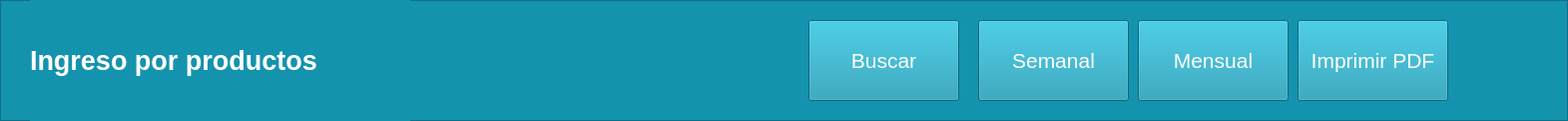
   <widget class="QFrame" name="frame">
    <property name="geometry">
     <rect>
      <x>401</x>
      <y>0</y>
      <width>1571</width>
      <height>121</height>
     </rect>
    </property>
    <property name="styleSheet">
     <string notr="true">background-color: rgb(20, 147, 174);</string>
    </property>
    <property name="frameShape">
     <enum>QFrame::StyledPanel</enum>
    </property>
    <property name="frameShadow">
     <enum>QFrame::Raised</enum>
    </property>
    <widget class="QPushButton" name="botImpPDF">
     <property name="geometry">
      <rect>
       <x>1300</x>
       <y>20</y>
       <width>151</width>
       <height>81</height>
      </rect>
     </property>
     <property name="palette">
      <palette>
       <active>
        <colorrole role="Button">
         <brush brushstyle="SolidPattern">
          <color alpha="255">
           <red>20</red>
           <green>147</green>
           <blue>174</blue>
          </color>
         </brush>
        </colorrole>
        <colorrole role="Text">
         <brush brushstyle="SolidPattern">
          <color alpha="255">
           <red>255</red>
           <green>255</green>
           <blue>255</blue>
          </color>
         </brush>
        </colorrole>
        <colorrole role="ButtonText">
         <brush brushstyle="SolidPattern">
          <color alpha="255">
           <red>255</red>
           <green>255</green>
           <blue>255</blue>
          </color>
         </brush>
        </colorrole>
        <colorrole role="Base">
         <brush brushstyle="SolidPattern">
          <color alpha="255">
           <red>20</red>
           <green>147</green>
           <blue>174</blue>
          </color>
         </brush>
        </colorrole>
        <colorrole role="Window">
         <brush brushstyle="SolidPattern">
          <color alpha="255">
           <red>20</red>
           <green>147</green>
           <blue>174</blue>
          </color>
         </brush>
        </colorrole>
        <colorrole role="PlaceholderText">
         <brush brushstyle="SolidPattern">
          <color alpha="128">
           <red>255</red>
           <green>255</green>
           <blue>255</blue>
          </color>
         </brush>
        </colorrole>
       </active>
       <inactive>
        <colorrole role="Button">
         <brush brushstyle="SolidPattern">
          <color alpha="255">
           <red>20</red>
           <green>147</green>
           <blue>174</blue>
          </color>
         </brush>
        </colorrole>
        <colorrole role="Text">
         <brush brushstyle="SolidPattern">
          <color alpha="255">
           <red>255</red>
           <green>255</green>
           <blue>255</blue>
          </color>
         </brush>
        </colorrole>
        <colorrole role="ButtonText">
         <brush brushstyle="SolidPattern">
          <color alpha="255">
           <red>255</red>
           <green>255</green>
           <blue>255</blue>
          </color>
         </brush>
        </colorrole>
        <colorrole role="Base">
         <brush brushstyle="SolidPattern">
          <color alpha="255">
           <red>20</red>
           <green>147</green>
           <blue>174</blue>
          </color>
         </brush>
        </colorrole>
        <colorrole role="Window">
         <brush brushstyle="SolidPattern">
          <color alpha="255">
           <red>20</red>
           <green>147</green>
           <blue>174</blue>
          </color>
         </brush>
        </colorrole>
        <colorrole role="PlaceholderText">
         <brush brushstyle="SolidPattern">
          <color alpha="128">
           <red>255</red>
           <green>255</green>
           <blue>255</blue>
          </color>
         </brush>
        </colorrole>
       </inactive>
       <disabled>
        <colorrole role="Button">
         <brush brushstyle="SolidPattern">
          <color alpha="255">
           <red>20</red>
           <green>147</green>
           <blue>174</blue>
          </color>
         </brush>
        </colorrole>
        <colorrole role="Text">
         <brush brushstyle="SolidPattern">
          <color alpha="255">
           <red>120</red>
           <green>120</green>
           <blue>120</blue>
          </color>
         </brush>
        </colorrole>
        <colorrole role="ButtonText">
         <brush brushstyle="SolidPattern">
          <color alpha="255">
           <red>120</red>
           <green>120</green>
           <blue>120</blue>
          </color>
         </brush>
        </colorrole>
        <colorrole role="Base">
         <brush brushstyle="SolidPattern">
          <color alpha="255">
           <red>20</red>
           <green>147</green>
           <blue>174</blue>
          </color>
         </brush>
        </colorrole>
        <colorrole role="Window">
         <brush brushstyle="SolidPattern">
          <color alpha="255">
           <red>20</red>
           <green>147</green>
           <blue>174</blue>
          </color>
         </brush>
        </colorrole>
        <colorrole role="PlaceholderText">
         <brush brushstyle="SolidPattern">
          <color alpha="128">
           <red>0</red>
           <green>0</green>
           <blue>0</blue>
          </color>
         </brush>
        </colorrole>
       </disabled>
      </palette>
     </property>
     <property name="font">
      <font>
       <pointsize>16</pointsize>
      </font>
     </property>
     <property name="styleSheet">
      <string notr="true">background-color: rgb(20, 147, 174);
gridline-color: rgb(255, 255, 255);
border-bottom-color: rgb(255, 255, 255);
border-color: rgb(255, 255, 255);</string>
     </property>
     <property name="text">
      <string>Imprimir PDF</string>
     </property>
     <property name="icon">
      <iconset>
       <normaloff>../../Downloads/uco/POO/entornoVirtual/_92127008_thinkstockphotos-615094882.jpg</normaloff>../../Downloads/uco/POO/entornoVirtual/_92127008_thinkstockphotos-615094882.jpg</iconset>
     </property>
     <property name="iconSize">
      <size>
       <width>35</width>
       <height>30</height>
      </size>
     </property>
    </widget>
    <widget class="QPushButton" name="botInfMenPro">
     <property name="geometry">
      <rect>
       <x>1140</x>
       <y>20</y>
       <width>151</width>
       <height>81</height>
      </rect>
     </property>
     <property name="palette">
      <palette>
       <active>
        <colorrole role="Button">
         <brush brushstyle="SolidPattern">
          <color alpha="255">
           <red>20</red>
           <green>147</green>
           <blue>174</blue>
          </color>
         </brush>
        </colorrole>
        <colorrole role="Text">
         <brush brushstyle="SolidPattern">
          <color alpha="255">
           <red>255</red>
           <green>255</green>
           <blue>255</blue>
          </color>
         </brush>
        </colorrole>
        <colorrole role="ButtonText">
         <brush brushstyle="SolidPattern">
          <color alpha="255">
           <red>255</red>
           <green>255</green>
           <blue>255</blue>
          </color>
         </brush>
        </colorrole>
        <colorrole role="Base">
         <brush brushstyle="SolidPattern">
          <color alpha="255">
           <red>20</red>
           <green>147</green>
           <blue>174</blue>
          </color>
         </brush>
        </colorrole>
        <colorrole role="Window">
         <brush brushstyle="SolidPattern">
          <color alpha="255">
           <red>20</red>
           <green>147</green>
           <blue>174</blue>
          </color>
         </brush>
        </colorrole>
        <colorrole role="PlaceholderText">
         <brush brushstyle="SolidPattern">
          <color alpha="128">
           <red>255</red>
           <green>255</green>
           <blue>255</blue>
          </color>
         </brush>
        </colorrole>
       </active>
       <inactive>
        <colorrole role="Button">
         <brush brushstyle="SolidPattern">
          <color alpha="255">
           <red>20</red>
           <green>147</green>
           <blue>174</blue>
          </color>
         </brush>
        </colorrole>
        <colorrole role="Text">
         <brush brushstyle="SolidPattern">
          <color alpha="255">
           <red>255</red>
           <green>255</green>
           <blue>255</blue>
          </color>
         </brush>
        </colorrole>
        <colorrole role="ButtonText">
         <brush brushstyle="SolidPattern">
          <color alpha="255">
           <red>255</red>
           <green>255</green>
           <blue>255</blue>
          </color>
         </brush>
        </colorrole>
        <colorrole role="Base">
         <brush brushstyle="SolidPattern">
          <color alpha="255">
           <red>20</red>
           <green>147</green>
           <blue>174</blue>
          </color>
         </brush>
        </colorrole>
        <colorrole role="Window">
         <brush brushstyle="SolidPattern">
          <color alpha="255">
           <red>20</red>
           <green>147</green>
           <blue>174</blue>
          </color>
         </brush>
        </colorrole>
        <colorrole role="PlaceholderText">
         <brush brushstyle="SolidPattern">
          <color alpha="128">
           <red>255</red>
           <green>255</green>
           <blue>255</blue>
          </color>
         </brush>
        </colorrole>
       </inactive>
       <disabled>
        <colorrole role="Button">
         <brush brushstyle="SolidPattern">
          <color alpha="255">
           <red>20</red>
           <green>147</green>
           <blue>174</blue>
          </color>
         </brush>
        </colorrole>
        <colorrole role="Text">
         <brush brushstyle="SolidPattern">
          <color alpha="255">
           <red>120</red>
           <green>120</green>
           <blue>120</blue>
          </color>
         </brush>
        </colorrole>
        <colorrole role="ButtonText">
         <brush brushstyle="SolidPattern">
          <color alpha="255">
           <red>120</red>
           <green>120</green>
           <blue>120</blue>
          </color>
         </brush>
        </colorrole>
        <colorrole role="Base">
         <brush brushstyle="SolidPattern">
          <color alpha="255">
           <red>20</red>
           <green>147</green>
           <blue>174</blue>
          </color>
         </brush>
        </colorrole>
        <colorrole role="Window">
         <brush brushstyle="SolidPattern">
          <color alpha="255">
           <red>20</red>
           <green>147</green>
           <blue>174</blue>
          </color>
         </brush>
        </colorrole>
        <colorrole role="PlaceholderText">
         <brush brushstyle="SolidPattern">
          <color alpha="128">
           <red>0</red>
           <green>0</green>
           <blue>0</blue>
          </color>
         </brush>
        </colorrole>
       </disabled>
      </palette>
     </property>
     <property name="font">
      <font>
       <pointsize>16</pointsize>
       <stylestrategy>PreferDefault</stylestrategy>
       <kerning>true</kerning>
      </font>
     </property>
     <property name="styleSheet">
      <string notr="true">background-color: rgb(20, 147, 174);
gridline-color: rgb(255, 255, 255);
border-bottom-color: rgb(255, 255, 255);
border-color: rgb(255, 255, 255);</string>
     </property>
     <property name="text">
      <string>Mensual</string>
     </property>
     <property name="icon">
      <iconset>
       <normaloff>../../Downloads/uco/POO/entornoVirtual/_92127008_thinkstockphotos-615094882.jpg</normaloff>../../Downloads/uco/POO/entornoVirtual/_92127008_thinkstockphotos-615094882.jpg</iconset>
     </property>
     <property name="iconSize">
      <size>
       <width>35</width>
       <height>30</height>
      </size>
     </property>
    </widget>
    <widget class="QLabel" name="Title_2">
     <property name="geometry">
      <rect>
       <x>30</x>
       <y>0</y>
       <width>381</width>
       <height>121</height>
      </rect>
     </property>
     <property name="palette">
      <palette>
       <active>
        <colorrole role="WindowText">
         <brush brushstyle="SolidPattern">
          <color alpha="255">
           <red>255</red>
           <green>255</green>
           <blue>255</blue>
          </color>
         </brush>
        </colorrole>
        <colorrole role="Button">
         <brush brushstyle="SolidPattern">
          <color alpha="255">
           <red>20</red>
           <green>147</green>
           <blue>174</blue>
          </color>
         </brush>
        </colorrole>
        <colorrole role="Base">
         <brush brushstyle="SolidPattern">
          <color alpha="255">
           <red>20</red>
           <green>147</green>
           <blue>174</blue>
          </color>
         </brush>
        </colorrole>
        <colorrole role="Window">
         <brush brushstyle="SolidPattern">
          <color alpha="255">
           <red>20</red>
           <green>147</green>
           <blue>174</blue>
          </color>
         </brush>
        </colorrole>
       </active>
       <inactive>
        <colorrole role="WindowText">
         <brush brushstyle="SolidPattern">
          <color alpha="255">
           <red>255</red>
           <green>255</green>
           <blue>255</blue>
          </color>
         </brush>
        </colorrole>
        <colorrole role="Button">
         <brush brushstyle="SolidPattern">
          <color alpha="255">
           <red>20</red>
           <green>147</green>
           <blue>174</blue>
          </color>
         </brush>
        </colorrole>
        <colorrole role="Base">
         <brush brushstyle="SolidPattern">
          <color alpha="255">
           <red>20</red>
           <green>147</green>
           <blue>174</blue>
          </color>
         </brush>
        </colorrole>
        <colorrole role="Window">
         <brush brushstyle="SolidPattern">
          <color alpha="255">
           <red>20</red>
           <green>147</green>
           <blue>174</blue>
          </color>
         </brush>
        </colorrole>
       </inactive>
       <disabled>
        <colorrole role="WindowText">
         <brush brushstyle="SolidPattern">
          <color alpha="255">
           <red>120</red>
           <green>120</green>
           <blue>120</blue>
          </color>
         </brush>
        </colorrole>
        <colorrole role="Button">
         <brush brushstyle="SolidPattern">
          <color alpha="255">
           <red>20</red>
           <green>147</green>
           <blue>174</blue>
          </color>
         </brush>
        </colorrole>
        <colorrole role="Base">
         <brush brushstyle="SolidPattern">
          <color alpha="255">
           <red>20</red>
           <green>147</green>
           <blue>174</blue>
          </color>
         </brush>
        </colorrole>
        <colorrole role="Window">
         <brush brushstyle="SolidPattern">
          <color alpha="255">
           <red>20</red>
           <green>147</green>
           <blue>174</blue>
          </color>
         </brush>
        </colorrole>
       </disabled>
      </palette>
     </property>
     <property name="font">
      <font>
       <family>MS Shell Dlg 2</family>
       <pointsize>20</pointsize>
       <weight>75</weight>
       <italic>false</italic>
       <bold>true</bold>
       <strikeout>false</strikeout>
      </font>
     </property>
     <property name="text">
      <string>Ingreso por productos</string>
     </property>
    </widget>
    <widget class="QPushButton" name="botInfSemPro">
     <property name="geometry">
      <rect>
       <x>980</x>
       <y>20</y>
       <width>151</width>
       <height>81</height>
      </rect>
     </property>
     <property name="palette">
      <palette>
       <active>
        <colorrole role="Button">
         <brush brushstyle="SolidPattern">
          <color alpha="255">
           <red>20</red>
           <green>147</green>
           <blue>174</blue>
          </color>
         </brush>
        </colorrole>
        <colorrole role="Text">
         <brush brushstyle="SolidPattern">
          <color alpha="255">
           <red>255</red>
           <green>255</green>
           <blue>255</blue>
          </color>
         </brush>
        </colorrole>
        <colorrole role="ButtonText">
         <brush brushstyle="SolidPattern">
          <color alpha="255">
           <red>255</red>
           <green>255</green>
           <blue>255</blue>
          </color>
         </brush>
        </colorrole>
        <colorrole role="Base">
         <brush brushstyle="SolidPattern">
          <color alpha="255">
           <red>20</red>
           <green>147</green>
           <blue>174</blue>
          </color>
         </brush>
        </colorrole>
        <colorrole role="Window">
         <brush brushstyle="SolidPattern">
          <color alpha="255">
           <red>20</red>
           <green>147</green>
           <blue>174</blue>
          </color>
         </brush>
        </colorrole>
        <colorrole role="PlaceholderText">
         <brush brushstyle="SolidPattern">
          <color alpha="128">
           <red>255</red>
           <green>255</green>
           <blue>255</blue>
          </color>
         </brush>
        </colorrole>
       </active>
       <inactive>
        <colorrole role="Button">
         <brush brushstyle="SolidPattern">
          <color alpha="255">
           <red>20</red>
           <green>147</green>
           <blue>174</blue>
          </color>
         </brush>
        </colorrole>
        <colorrole role="Text">
         <brush brushstyle="SolidPattern">
          <color alpha="255">
           <red>255</red>
           <green>255</green>
           <blue>255</blue>
          </color>
         </brush>
        </colorrole>
        <colorrole role="ButtonText">
         <brush brushstyle="SolidPattern">
          <color alpha="255">
           <red>255</red>
           <green>255</green>
           <blue>255</blue>
          </color>
         </brush>
        </colorrole>
        <colorrole role="Base">
         <brush brushstyle="SolidPattern">
          <color alpha="255">
           <red>20</red>
           <green>147</green>
           <blue>174</blue>
          </color>
         </brush>
        </colorrole>
        <colorrole role="Window">
         <brush brushstyle="SolidPattern">
          <color alpha="255">
           <red>20</red>
           <green>147</green>
           <blue>174</blue>
          </color>
         </brush>
        </colorrole>
        <colorrole role="PlaceholderText">
         <brush brushstyle="SolidPattern">
          <color alpha="128">
           <red>255</red>
           <green>255</green>
           <blue>255</blue>
          </color>
         </brush>
        </colorrole>
       </inactive>
       <disabled>
        <colorrole role="Button">
         <brush brushstyle="SolidPattern">
          <color alpha="255">
           <red>20</red>
           <green>147</green>
           <blue>174</blue>
          </color>
         </brush>
        </colorrole>
        <colorrole role="Text">
         <brush brushstyle="SolidPattern">
          <color alpha="255">
           <red>120</red>
           <green>120</green>
           <blue>120</blue>
          </color>
         </brush>
        </colorrole>
        <colorrole role="ButtonText">
         <brush brushstyle="SolidPattern">
          <color alpha="255">
           <red>120</red>
           <green>120</green>
           <blue>120</blue>
          </color>
         </brush>
        </colorrole>
        <colorrole role="Base">
         <brush brushstyle="SolidPattern">
          <color alpha="255">
           <red>20</red>
           <green>147</green>
           <blue>174</blue>
          </color>
         </brush>
        </colorrole>
        <colorrole role="Window">
         <brush brushstyle="SolidPattern">
          <color alpha="255">
           <red>20</red>
           <green>147</green>
           <blue>174</blue>
          </color>
         </brush>
        </colorrole>
        <colorrole role="PlaceholderText">
         <brush brushstyle="SolidPattern">
          <color alpha="128">
           <red>0</red>
           <green>0</green>
           <blue>0</blue>
          </color>
         </brush>
        </colorrole>
       </disabled>
      </palette>
     </property>
     <property name="font">
      <font>
       <pointsize>16</pointsize>
       <stylestrategy>PreferDefault</stylestrategy>
       <kerning>true</kerning>
      </font>
     </property>
     <property name="styleSheet">
      <string notr="true">background-color: rgb(20, 147, 174);
gridline-color: rgb(255, 255, 255);
border-bottom-color: rgb(255, 255, 255);
border-color: rgb(255, 255, 255);</string>
     </property>
     <property name="text">
      <string>Semanal</string>
     </property>
     <property name="icon">
      <iconset>
       <normaloff>../../Downloads/uco/POO/entornoVirtual/_92127008_thinkstockphotos-615094882.jpg</normaloff>../../Downloads/uco/POO/entornoVirtual/_92127008_thinkstockphotos-615094882.jpg</iconset>
     </property>
     <property name="iconSize">
      <size>
       <width>35</width>
       <height>30</height>
      </size>
     </property>
    </widget>
    <widget class="QPushButton" name="botBusInfPro">
     <property name="geometry">
      <rect>
       <x>810</x>
       <y>20</y>
       <width>151</width>
       <height>81</height>
      </rect>
     </property>
     <property name="palette">
      <palette>
       <active>
        <colorrole role="Button">
         <brush brushstyle="SolidPattern">
          <color alpha="255">
           <red>20</red>
           <green>147</green>
           <blue>174</blue>
          </color>
         </brush>
        </colorrole>
        <colorrole role="Text">
         <brush brushstyle="SolidPattern">
          <color alpha="255">
           <red>255</red>
           <green>255</green>
           <blue>255</blue>
          </color>
         </brush>
        </colorrole>
        <colorrole role="ButtonText">
         <brush brushstyle="SolidPattern">
          <color alpha="255">
           <red>255</red>
           <green>255</green>
           <blue>255</blue>
          </color>
         </brush>
        </colorrole>
        <colorrole role="Base">
         <brush brushstyle="SolidPattern">
          <color alpha="255">
           <red>20</red>
           <green>147</green>
           <blue>174</blue>
          </color>
         </brush>
        </colorrole>
        <colorrole role="Window">
         <brush brushstyle="SolidPattern">
          <color alpha="255">
           <red>20</red>
           <green>147</green>
           <blue>174</blue>
          </color>
         </brush>
        </colorrole>
        <colorrole role="PlaceholderText">
         <brush brushstyle="SolidPattern">
          <color alpha="128">
           <red>255</red>
           <green>255</green>
           <blue>255</blue>
          </color>
         </brush>
        </colorrole>
       </active>
       <inactive>
        <colorrole role="Button">
         <brush brushstyle="SolidPattern">
          <color alpha="255">
           <red>20</red>
           <green>147</green>
           <blue>174</blue>
          </color>
         </brush>
        </colorrole>
        <colorrole role="Text">
         <brush brushstyle="SolidPattern">
          <color alpha="255">
           <red>255</red>
           <green>255</green>
           <blue>255</blue>
          </color>
         </brush>
        </colorrole>
        <colorrole role="ButtonText">
         <brush brushstyle="SolidPattern">
          <color alpha="255">
           <red>255</red>
           <green>255</green>
           <blue>255</blue>
          </color>
         </brush>
        </colorrole>
        <colorrole role="Base">
         <brush brushstyle="SolidPattern">
          <color alpha="255">
           <red>20</red>
           <green>147</green>
           <blue>174</blue>
          </color>
         </brush>
        </colorrole>
        <colorrole role="Window">
         <brush brushstyle="SolidPattern">
          <color alpha="255">
           <red>20</red>
           <green>147</green>
           <blue>174</blue>
          </color>
         </brush>
        </colorrole>
        <colorrole role="PlaceholderText">
         <brush brushstyle="SolidPattern">
          <color alpha="128">
           <red>255</red>
           <green>255</green>
           <blue>255</blue>
          </color>
         </brush>
        </colorrole>
       </inactive>
       <disabled>
        <colorrole role="Button">
         <brush brushstyle="SolidPattern">
          <color alpha="255">
           <red>20</red>
           <green>147</green>
           <blue>174</blue>
          </color>
         </brush>
        </colorrole>
        <colorrole role="Text">
         <brush brushstyle="SolidPattern">
          <color alpha="255">
           <red>120</red>
           <green>120</green>
           <blue>120</blue>
          </color>
         </brush>
        </colorrole>
        <colorrole role="ButtonText">
         <brush brushstyle="SolidPattern">
          <color alpha="255">
           <red>120</red>
           <green>120</green>
           <blue>120</blue>
          </color>
         </brush>
        </colorrole>
        <colorrole role="Base">
         <brush brushstyle="SolidPattern">
          <color alpha="255">
           <red>20</red>
           <green>147</green>
           <blue>174</blue>
          </color>
         </brush>
        </colorrole>
        <colorrole role="Window">
         <brush brushstyle="SolidPattern">
          <color alpha="255">
           <red>20</red>
           <green>147</green>
           <blue>174</blue>
          </color>
         </brush>
        </colorrole>
        <colorrole role="PlaceholderText">
         <brush brushstyle="SolidPattern">
          <color alpha="128">
           <red>0</red>
           <green>0</green>
           <blue>0</blue>
          </color>
         </brush>
        </colorrole>
       </disabled>
      </palette>
     </property>
     <property name="font">
      <font>
       <pointsize>16</pointsize>
       <stylestrategy>PreferDefault</stylestrategy>
       <kerning>true</kerning>
      </font>
     </property>
     <property name="styleSheet">
      <string notr="true">background-color: rgb(20, 147, 174);
gridline-color: rgb(255, 255, 255);
border-bottom-color: rgb(255, 255, 255);
border-color: rgb(255, 255, 255);</string>
     </property>
     <property name="text">
      <string>Buscar</string>
     </property>
     <property name="icon">
      <iconset>
       <normaloff>../../Downloads/uco/POO/entornoVirtual/_92127008_thinkstockphotos-615094882.jpg</normaloff>../../Downloads/uco/POO/entornoVirtual/_92127008_thinkstockphotos-615094882.jpg</iconset>
     </property>
     <property name="iconSize">
      <size>
       <width>35</width>
       <height>30</height>
      </size>
     </property>
    </widget>
   </widget>
